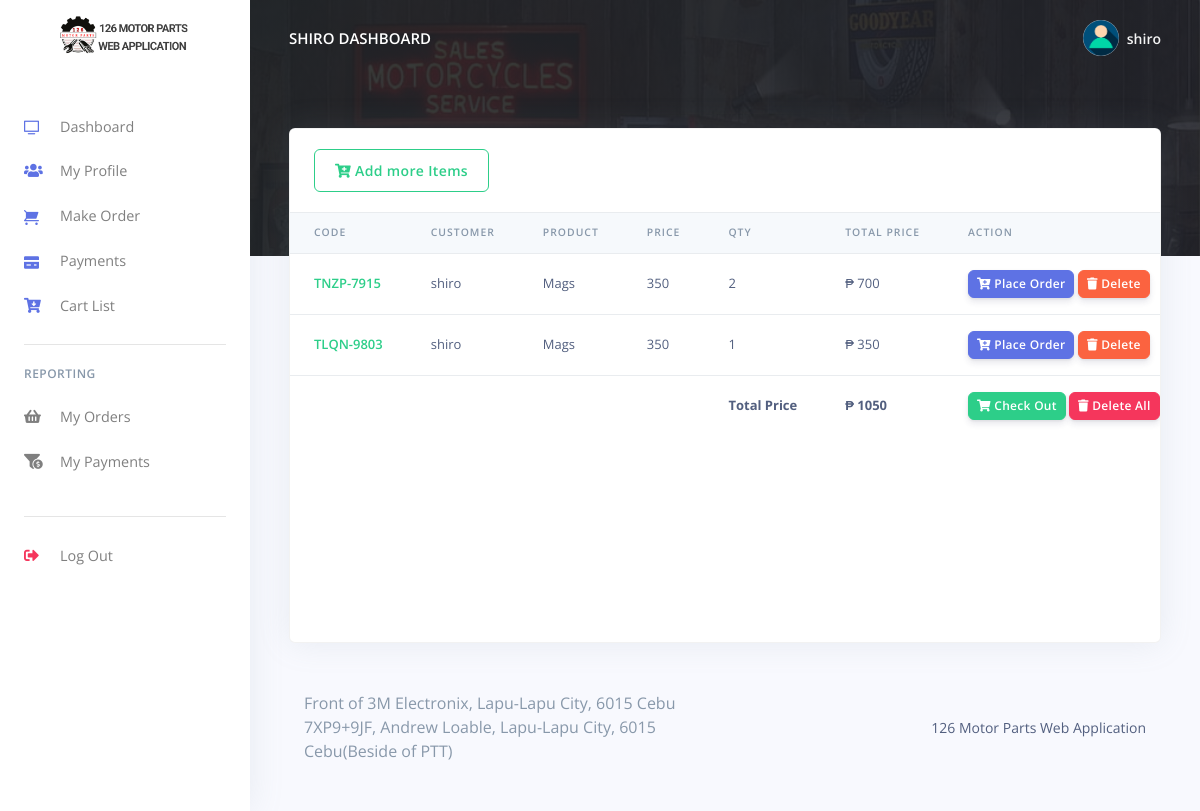
Before: /pos/customer/cart.php (signed in) with the older database file.
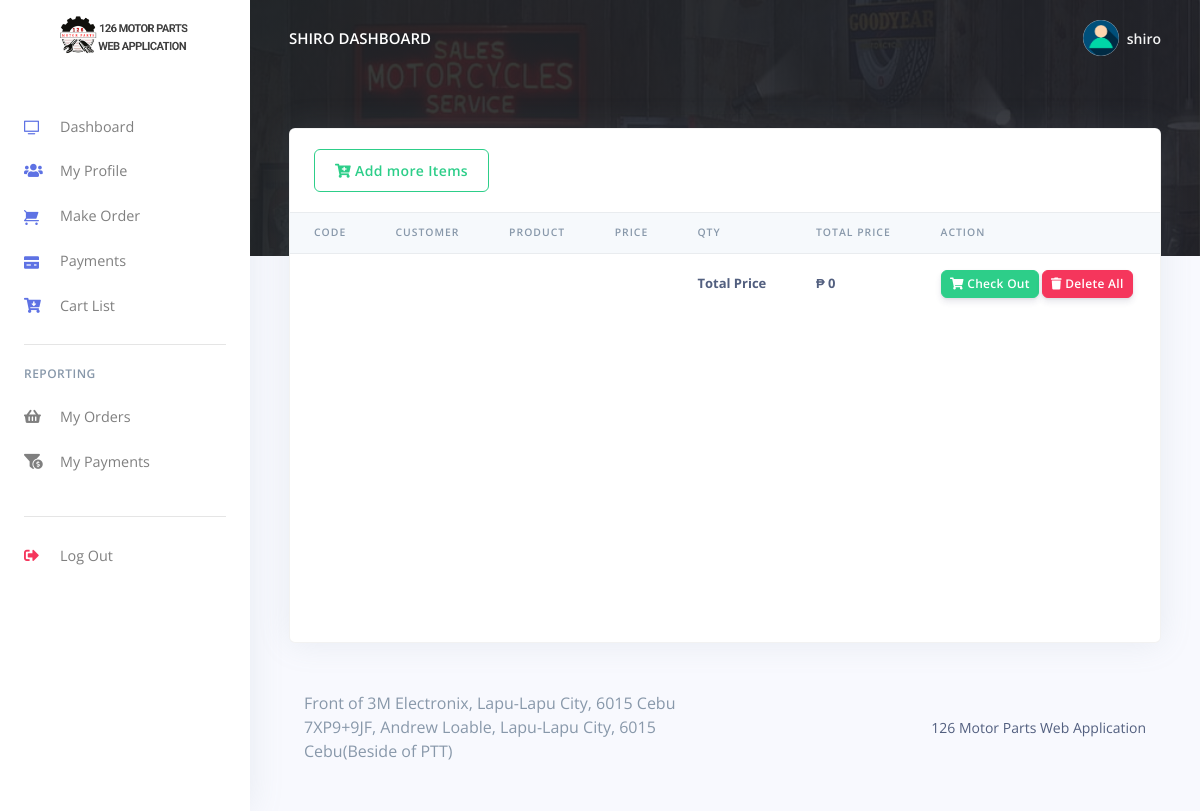
After: the same page with the newer database file.
### tables this page shows
CREATE TABLE `rpos_customers` (
  `customer_id` varchar(200) NOT NULL,
  `customer_name` varchar(200) NOT NULL,
  `customer_phoneno` varchar(200) NOT NULL,
  `customer_email` varchar(200) NOT NULL,
  `customer_password` varchar(200) NOT NULL,
  `created_at` timestamp(6) NOT NULL DEFAULT current_timestamp(6) ON UPDATE current_timestamp(6)
);

CREATE TABLE `rpos_cart` (
  `cart_id` varchar(200) NOT NULL,
  `cart_code` varchar(200) NOT NULL,
  `customer_id` varchar(200) NOT NULL,
  `customer_name` varchar(200) NOT NULL,
  `prod_id` varchar(200) NOT NULL,
  `prod_name` varchar(200) NOT NULL,
  `prod_img` varchar(200) NOT NULL,
  `prod_price` varchar(200) NOT NULL,
  `prod_qty` varchar(200) NOT NULL,
  `cart_status` varchar(200) NOT NULL,
  `created_at` timestamp(6) NOT NULL DEFAULT current_timestamp(6) ON UPDATE current_timestamp(6)
);

### pos/customer/cart.php (the view, shortened to what the changed rows need)
<?php
include('config/config.php');
require_once('partials/_head.php');
?>
<body>
    <?php
    require_once('partials/_sidebar.php');
    ?>
    <div class="main-content">
        <?php
        require_once('partials/_topnav.php');
        ?>
        <div class="container-fluid mt--8">
            <div class="row">
                <div class="col">
                    <div class="card shadow">
                        <div class="table-responsive" style="overflow: auto; height: 430px">
                            <table class="table align-items-center table-flush">
                                <thead class="thead-light">
                                    <tr>
                                        <th scope="col">Code</th>
                                        <th scope="col">Customer</th>
                                        <th scope="col">Product</th>
                                        <th scope="col">Price</th>
                                        <th scope="col">QTY</th>
                                        <th scope="col">Total Price</th>
                                        <th scope="col">Action</th>
                                    </tr>
                                </thead>
                                <tbody>
                                    <?php
                                    $customer_id = $_SESSION['customer_id'];
                                    $ret = "SELECT * FROM rpos_cart WHERE cart_status ='' AND customer_id = '$customer_id' ORDER BY `rpos_cart`.`created_at` DESC  ";
                                    $stmt = $mysqli->prepare($ret);
                                    $stmt->execute();
                                    $res = $stmt->get_result();
                                    $overallTot = 0;
                                    $customer_name = null;
                                    $customerPrice = array();
                                    $customerQty = array();
                                    $productname = array();
                                    $productIds = array();
                                    while ($cart = $res->fetch_object()) {
                                        $productTotal = $cart->prod_qty * $cart->prod_price;
                                        $overallTot += $productTotal;
                                        $customer_name = $cart->customer_name;
                                        $customerCodes[] = $cart->cart_code;
                                        $customerPrice[] = $cart->prod_price;
                                        $customerQty[] = $cart->prod_qty;
                                        $productname[] = $cart->prod_name;
                                        $productIds[] = $cart->prod_id;
                                    ?>
                                        <tr>
                                            <th class="text-success" scope="row"><?php echo $cart->cart_code; ?></th>
                                            <td><?php echo $cart->customer_name; ?></td>
                                            <td><?php echo $cart->prod_name; ?></td>
                                            <td><?php echo $cart->prod_price; ?></td>
                                            <td><?php echo $cart->prod_qty; ?></td>
                                            <td>₱ <?php echo $cart->prod_price * $cart->prod_qty; ?></td>
                                            <td>
                                                <a href="make_order.php?cart_id=<?php echo $cart->cart_id?>&prod_id=<?php echo $cart->prod_id; ?>&prod_name=<?php echo $cart->prod_name; ?>&prod_price=<?php echo $cart->prod_price; ?>">
                                                    <button class="btn btn-sm btn-primary">
                                                        <i class="fas fa-cart-plus"></i>
                                                        Place Order
                                                    </button>
                                                </a>
                                                <form method="POST" class="d-inline">
                                                    <button type="submit" name="cancel" value="<?php echo $cart->cart_id; ?>" class="btn btn-sm btn-warning">
                                                        <i class="fas fa-trash"></i>
                                                        Delete</button>
                                                </form>
                                            </td>
                                        </tr>
                                    <?php } ?>
                                    <tr>
                                        <td colspan="4"></td>
                                        <td><strong>Total Price</strong></td>
                                        <td><b>₱ <?php echo $overallTot ?></b></td>
                                        <td>
                                            <a href="pay_order.php?productname=<?php echo implode(',', $productname); ?>&productid=<?php echo implode(',', $productIds); ?>&cartqrt=<?php echo implode(',', $customerQty); ?>&cartprice=<?php echo implode(',', $customerPrice); ?>&customerId=<?php echo $_SESSION['customer_id'];?>&orderStatus=&customer_name=<?php echo $customer_name?>&customerCodes=<?php echo implode(',', $customerCodes); ?>">
                                            </a>
                                            <form method="post" action="" class="d-inline">
                                            </form>
                                        </td>
                                    </tr>
                                </tbody>
                            </table>
                        </div>
                    </div>
                </div>
            </div>
        </div>
    </div>
</body>
</html>

### pos/customer/partials/_sidebar.php (shortened to what the changed rows need)
<?php
$customer_id = $_SESSION['customer_id'];
$ret = "SELECT * FROM  rpos_customers  WHERE customer_id = '$customer_id'";
$stmt = $mysqli->prepare($ret);
$stmt->execute();
$res = $stmt->get_result();
while ($customer = $res->fetch_object()) {
?>
  <nav class="navbar navbar-vertical fixed-left navbar-expand-md navbar-light bg-white" id="sidenav-main">
    <div class="container-fluid">
      <a class="navbar-brand pt-0" href="dashboard.php">
        <img src="../admin/assets/img/brand/repos0.png" class="navbar-brand-img" alt="...">
      </a>
      <div class="collapse navbar-collapse" id="sidenav-collapse-main">
        <ul class="navbar-nav">
          <li class="nav-item">
            <a class="nav-link" href="dashboard.php">
              <i class="ni ni-tv-2 text-primary"></i> Dashboard
            </a>
          </li>
          <li class="nav-item">
            <a class="nav-link" href="change_profile.php">
              <i class="fas fa-users text-primary"></i> My Profile
            </a>
          </li>
          <li class="nav-item">
            <a class="nav-link" href="orders.php">
              <i class="ni ni-cart text-primary"></i>Make Order
            </a>
          </li>
          <li class="nav-item">
            <a class="nav-link" href="payments.php">
              <i class="ni ni-credit-card text-primary"></i> Payments
            </a>
          </li>
          <li class="nav-item">
            <a class="nav-link" href="cart.php">
              <i class="fas fa-cart-arrow-down text-primary"></i> Cart List
            </a>
          </li>
        </ul>
        <hr class="my-3">
        <h6 class="navbar-heading text-muted">Reporting</h6>
        <ul class="navbar-nav mb-md-3">
          <li class="nav-item">
            <a class="nav-link" href="orders_reports.php">
              <i class="fas fa-shopping-basket"></i> My Orders
            </a>
          </li>
          <li class="nav-item">
            <a class="nav-link" href="payments_reports.php">
              <i class="fas fa-funnel-dollar"></i> My Payments
            </a>
          </li>
        </ul>
        <hr class="my-3">
        <ul class="navbar-nav mb-md-3">
          <li class="nav-item">
            <a class="nav-link" href="logout.php">
              <i class="fas fa-sign-out-alt text-danger"></i> Log Out
            </a>
          </li>
        </ul>
      </div>
    </div>
  </nav>
<?php } ?>

### pos/customer/partials/_topnav.php (shortened to what the changed rows need)
<?php
$customer_id = $_SESSION['customer_id'];
$ret = "SELECT * FROM  rpos_customers  WHERE customer_id = '$customer_id'";
$stmt = $mysqli->prepare($ret);
$stmt->execute();
$res = $stmt->get_result();
while ($customer = $res->fetch_object()) {
?>
    <nav class="navbar navbar-top navbar-expand-md navbar-dark" id="navbar-main">
        <div class="container-fluid">
            <a class="h4 mb-0 text-white text-uppercase d-none d-lg-inline-block" href="dashboard.php"><?php echo $customer->customer_name; ?> Dashboard</a>
            <ul class="navbar-nav align-items-center d-none d-md-flex">
                <li class="nav-item dropdown">
                    <a class="nav-link pr-0" href="#" role="button" data-toggle="dropdown" aria-haspopup="true" aria-expanded="false">
                        <div class="media align-items-center">
                            <span class="avatar avatar-sm rounded-circle">
                                <img alt="Image placeholder" src="../admin/assets/img/theme/user-a-min.png">
                            </span>
                            <div class="media-body ml-2 d-none d-lg-block">
                                <span class="mb-0 text-sm  font-weight-bold"><?php echo $customer->customer_name; ?></span>
                            </div>
                        </div>
                    </a>
                </li>
            </ul>
        </div>
    </nav>
<?php } ?>

Changed rows visible on the page:
removed rpos_cart: cart_code "TNZP-7915", customer_name "shiro", prod_name "Mags", prod_price "350", prod_qty "2", $cart->prod_price * $cart->prod_qty "700"
removed rpos_cart: cart_code "TLQN-9803", customer_name "shiro", prod_name "Mags", prod_price "350", prod_qty "1", $cart->prod_price*$cart->prod_qty "350"
Other visible differences:
$overallTot: "1050" → "0"
